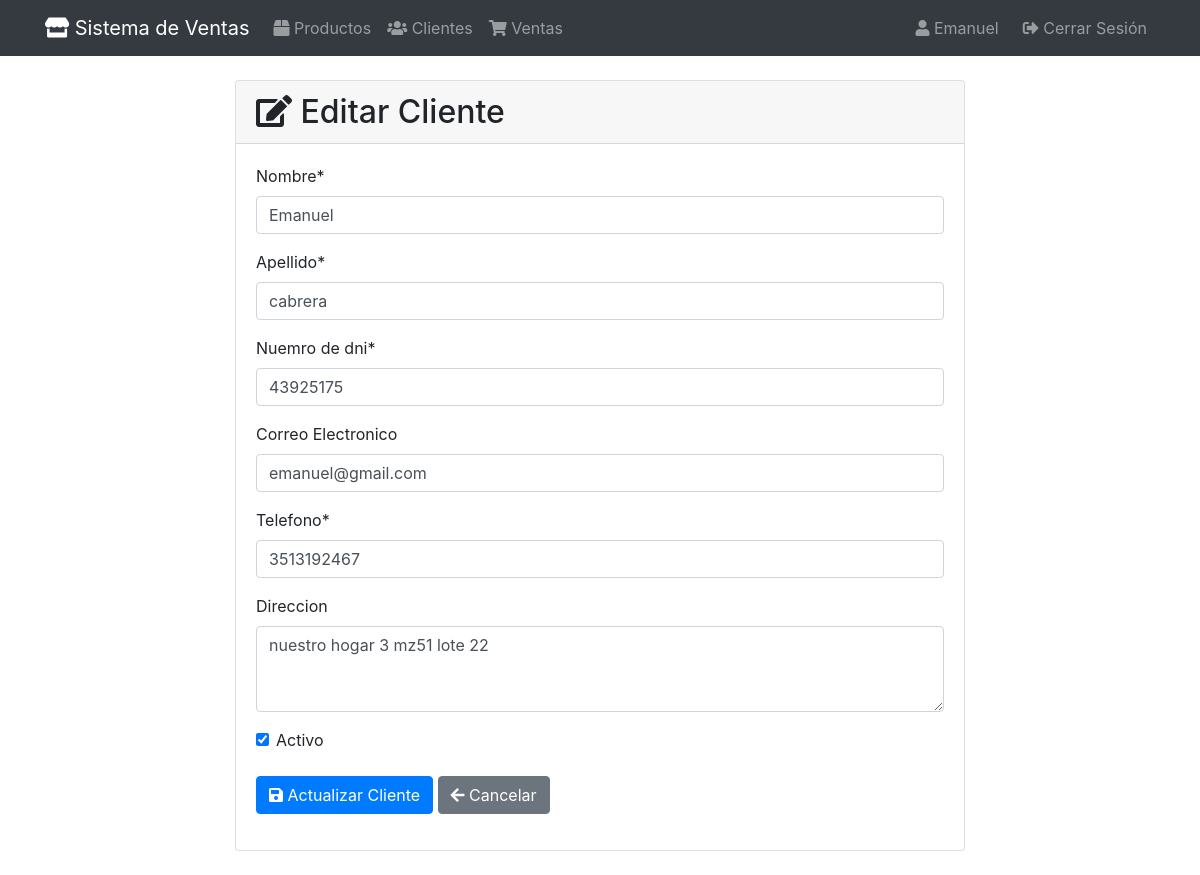
/clientes/1/editar/ (signed in), run on the app's committed database.
### apps/clientes/models.py (models this page shows, shortened)
class Cliente(models.Model):
    nombre = models.CharField(max_length=100, verbose_name="nombre")
    apellido = models.CharField(max_length=100, verbose_name="apellido")
    numero_documento = models.CharField(
        max_length=20,
        unique=True,
        verbose_name="nuemro de dni",
        validators= [
            RegexValidator(
                regex='^\d{7,8}$',
                message="El numero de documento solo deben ser numeros"
            )
        ]
    )
    email = models.EmailField(verbose_name= "Correo Electronico", blank=True)
    telefono = models.CharField(
        max_length=15,
        verbose_name="Telefono",
        validators=[
            RegexValidator(
                regex='^[0-9+()-]+$',
                message="El telefono solo puede contener numeros y los siguientes caracteres: +, -, ( ,"
            )
        ]
    )
    direccion = models.TextField(verbose_name="Direccion", blank=True)
    activo = models.BooleanField(default=True, verbose_name="activo")
    creado = models.DateTimeField(auto_now_add=True, verbose_name="creado")
    actualizado = models.DateTimeField(auto_now=True)
    class Meta:
        verbose_name = "Cliente"
        verbose_name_plural = "Clientes"
        ordering = ["apellido", "nombre"]
        indexes = [
            models.Index(fields=["apellido","nombre"]),
            models.Index(fields=["numero_documento"]),
        ]

### apps/clientes/views.py (the view, shortened to what this page needs)
# urls.py: path('<int:pk>/editar/', views.ClienteUpdateView.as_view(), name='editar'),
class ClienteUpdateView(VentasGroupRequiredMixin, UpdateView):
    model = Cliente
    form_class = ClienteForm
    template_name = "clientes/cliente_form.html"
    success_url = reverse_lazy("clientes:lista")

### apps/clientes/forms.py (shortened to what this page needs)
class ClienteForm(forms.ModelForm):
    class Meta:
        model = Cliente
        fields = [
            "nombre",
            "apellido",
            "numero_documento",
            "email",
            "telefono",
            "direccion",
            "activo",
        ]
        widgets = {
            "direccion":forms.Textarea(attrs={"rows":3}),
            "email": forms.EmailInput(attrs={"placeholder":"ejemplo@correo.com"}),
        }

### apps/core/mixins.py (called while the page is built)
    def test_func(self):
        if self.group_required is None:
            return True
        if not self.request.user.is_authenticated:
            return False
        if self.request.user.is_superuser or self.request.user.groups.filter(name='administradores').exists():
            return True
        return self.request.user.groups.filter(name=self.group_required).exists()

### apps/clientes/templates/clientes/cliente_form.html (shortened to what this page needs)
{% extends 'base.html' %}
{% load crispy_forms_tags %}
{% block content %}
<div class="row justify-content-center">
    <div class="col-md-8">
        <div class="card">
            <div class="card-header">
                <h2 class="mb-0">
                    <i class="fas {% if object %}fa-edit{% else %}fa-user-plus{% endif %}"></i>
                    {% if object %}Editar{% else %}Crear{% endif %} Cliente
                </h2>
            </div>
            <div class="card-body">
                <form method="post">
                    {{ form|crispy }}
                    <div class="form-group mt-4">
                        <button type="submit" class="btn btn-primary">
                            <i class="fas fa-save"></i> {% if object %}Actualizar{% else %}Crear{% endif %} Cliente
                        </button>
                        <a href="{% url 'clientes:lista' %}" class="btn btn-secondary">
                            <i class="fas fa-arrow-left"></i> Cancelar
                        </a>
                    </div>
                </form>
            </div>
        </div>
    </div>
</div>
{% endblock %}

### templates/base.html (shortened to what this page needs)
<!DOCTYPE html>
<html lang="es">
<head>
    <link href="https://cdn.jsdelivr.net/npm/bootstrap@4.6.0/dist/css/bootstrap.min.css" rel="stylesheet">
    <link href="https://cdnjs.cloudflare.com/ajax/libs/font-awesome/5.15.4/css/all.min.css" rel="stylesheet">
</head>
<body>
    <nav class="navbar navbar-expand-lg navbar-dark bg-dark">
        <div class="container">
            <a class="navbar-brand" href="/">
                <i class="fas fa-store"></i> Sistema de Ventas
            </a>
            <div class="collapse navbar-collapse">
                <ul class="navbar-nav mr-auto">
                    <li class="nav-item">
                        <a class="nav-link" href="{% url 'productos:lista' %}">
                            <i class="fas fa-box"></i> Productos
                        </a>
                    </li>
                    <li class="nav-item">
                        <a class="nav-link" href="{% url 'clientes:lista' %}">
                             <i class="fas fa-users"></i> Clientes
                        </a>
                    </li>
                    <li class="nav-item">
                        <a class="nav-link" href="{% url 'ventas:lista' %}">
                             <i class="fas fa-shopping-cart"></i> Ventas
                        </a>
                    </li>
                </ul>
                <ul class="navbar-nav">
                    {% if user.is_authenticated %}
                        <li class="nav-item">
                            <span class="navbar-text mr-3">
                                <i class="fas fa-user"></i> {{ user.username }}
                            </span>
                        </li>
                        <li class="nav-item">
                            <a class="nav-link" href="{% url 'account_logout' %}">
                                <i class="fas fa-sign-out-alt"></i> Cerrar Sesión
                            </a>
                        </li>
                    {% else %}
                        <li class="nav-item">
                            <a class="nav-link" href="{% url 'account_login' %}">
                                <i class="fas fa-sign-in-alt"></i> Iniciar Sesión
                            </a>
                        </li>
                    {% endif %}
                </ul>
            </div>
        </div>
    </nav>
    <main class="container my-4">
        {% block content %}{% endblock %}
    </main>
</body>
</html>

### data on the page
Cliente: nombre "Emanuel", apellido "cabrera", numero_documento "43925175", email "emanuel@gmail.com", telefono "3513192467", direccion "nuestro hogar 3 mz51 lote 22", activo "☑"

### other printed values
{{ user.username }} "Emanuel"
